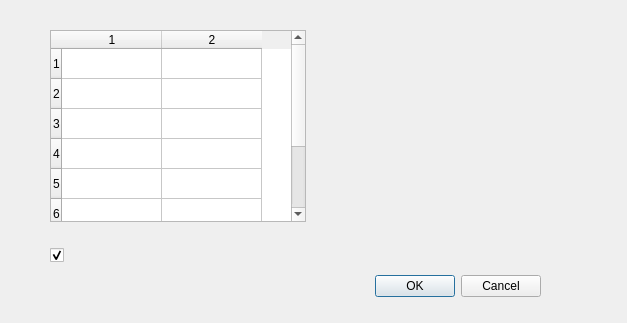
<?xml version="1.0" encoding="UTF-8"?>
<ui version="4.0">
 <class>Fun21</class>
 <widget class="QDialog" name="Fun21">
  <property name="geometry">
   <rect>
    <x>0</x>
    <y>0</y>
    <width>627</width>
    <height>323</height>
   </rect>
  </property>
  <property name="windowTitle">
   <string>Dialog</string>
  </property>
  <widget class="QDialogButtonBox" name="buttonBox">
   <property name="geometry">
    <rect>
     <x>200</x>
     <y>270</y>
     <width>341</width>
     <height>32</height>
    </rect>
   </property>
   <property name="orientation">
    <enum>Qt::Horizontal</enum>
   </property>
   <property name="standardButtons">
    <set>QDialogButtonBox::Cancel|QDialogButtonBox::Ok</set>
   </property>
  </widget>
  <widget class="QTableWidget" name="tableWidget">
   <property name="geometry">
    <rect>
     <x>50</x>
     <y>30</y>
     <width>256</width>
     <height>192</height>
    </rect>
   </property>
   <property name="rowCount">
    <number>8</number>
   </property>
   <property name="columnCount">
    <number>2</number>
   </property>
   <row/>
   <row/>
   <row/>
   <row/>
   <row/>
   <row/>
   <row/>
   <row/>
   <column/>
   <column/>
  </widget>
  <widget class="QCheckBox" name="checkBox">
   <property name="geometry">
    <rect>
     <x>50</x>
     <y>240</y>
     <width>31</width>
     <height>31</height>
    </rect>
   </property>
   <property name="styleSheet">
    <string notr="true">
QCheckBox::indicator:unchecked {
	image: url(:/rc/res/Server_status.png);
}

QCheckBox::indicator:checked {    
	image: url(:/rc/res/Server_status_close.png);
}</string>
   </property>
   <property name="text">
    <string/>
   </property>
   <property name="iconSize">
    <size>
     <width>32</width>
     <height>32</height>
    </size>
   </property>
   <property name="checkable">
    <bool>true</bool>
   </property>
   <property name="checked">
    <bool>true</bool>
   </property>
  </widget>
 </widget>
 <resources>
  <include location="../../qrc.qrc"/>
 </resources>
 <connections>
  <connection>
   <sender>buttonBox</sender>
   <signal>accepted()</signal>
   <receiver>Fun21</receiver>
   <slot>accept()</slot>
   <hints>
    <hint type="sourcelabel">
     <x>248</x>
     <y>254</y>
    </hint>
    <hint type="destinationlabel">
     <x>157</x>
     <y>274</y>
    </hint>
   </hints>
  </connection>
  <connection>
   <sender>buttonBox</sender>
   <signal>rejected()</signal>
   <receiver>Fun21</receiver>
   <slot>reject()</slot>
   <hints>
    <hint type="sourcelabel">
     <x>316</x>
     <y>260</y>
    </hint>
    <hint type="destinationlabel">
     <x>286</x>
     <y>274</y>
    </hint>
   </hints>
  </connection>
 </connections>
</ui>
